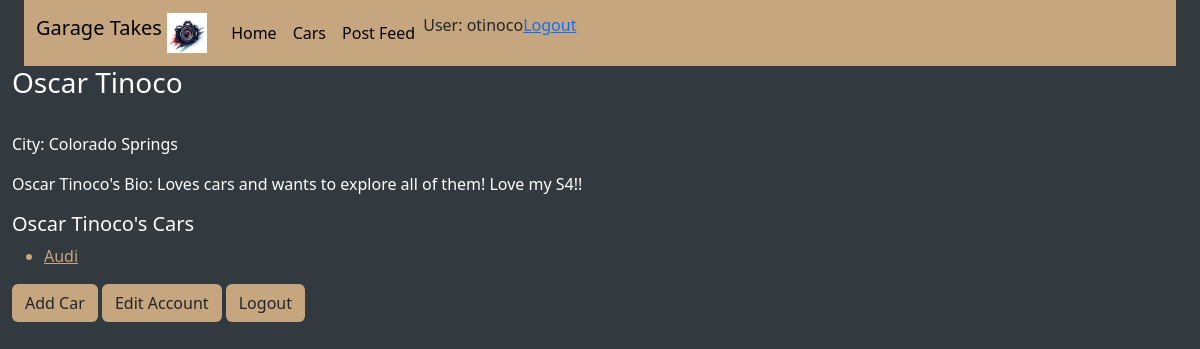
Before: /account_profile/1 (signed in) with the older database file.
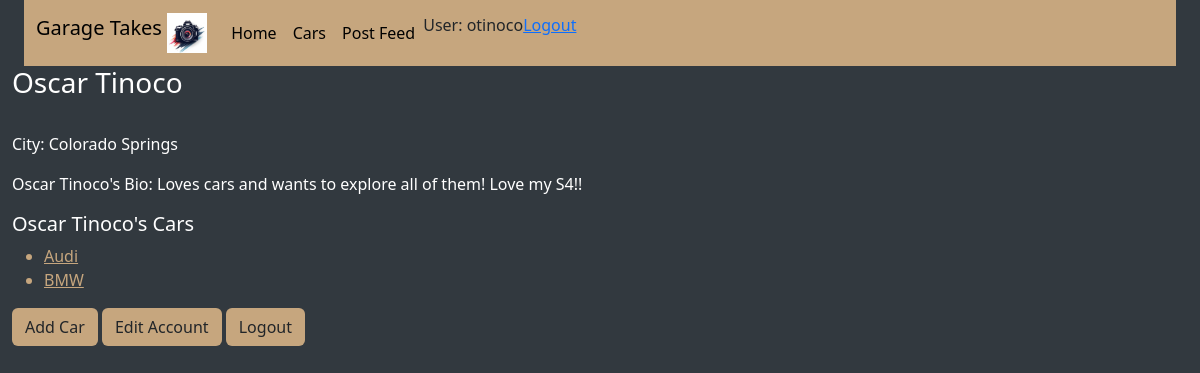
After: the same page with the newer database file.
### final_app/models.py (models this page shows, shortened)
class Car(models.Model):
    owner = models.ForeignKey(Account, null=True, on_delete=models.CASCADE, default=None)
    make = models.CharField(max_length=200)
    model = models.CharField(max_length=200)
    year = models.CharField(max_length=200)
    color = models.CharField(max_length=200)
    picture = models.ImageField(upload_to='uploads/', blank=True)
    def get_absolute_url(self):
        return reverse('car-detail', args=[str(self.id)])

### final_app/views.py (the view)
# urls.py: path('account_profile/<int:pk>', views.AccountDetailView.as_view(), name='account-profile'),
class AccountDetailView(LoginRequiredMixin, generic.DetailView):
   model = Account
   def get_context_data(self, **kwargs):
      context = super().get_context_data(**kwargs)
      context['account_cars'] = Car.objects.filter(owner_id=self.kwargs['pk'])
      return context

### final_app/templates/final_app/account_detail.html
{% extends 'final_app/base_template.html' %}
{% block content %}
<h3 style="color: #ffffff">{{ account.name }}</h3>
<br>
<p style="color: #ffffff">City: {{ account.city }}</p>
<p style="color: #ffffff">{{ account.name }}'s Bio: {{ account.bio }}</p>
<h5 style="color: #ffffff">{{ account.name}}'s Cars</h5>
{% if account_cars %}
<ul>
{% for car in account_cars %}
<li style="color: #C6A67E">
<a style="color: #C6A67E" href="{{ car.get_absolute_url }}">{{ car.make }}</a>
</li>
{% endfor %}
</ul>
{% else %}
<p>There are no cars saved to this account.</p>
{% endif %}
<a class="btn" style="background-color: #C6A67E" href="{% url 'create_car' %}" role="button">Add Car</a>
<a class="btn" style="background-color: #C6A67E" href="{% url 'edit_account' account.id %}" role="button">Edit Account</a>
<a class="btn" style="background-color: #C6A67E" href="{% url 'logout' %}" role="button">Logout</a>
<br><br><br><br><br><br><br><br><br><br><br><br><br><br><br><br><br><br><br><br><br><br><br><br><br><br><br><br><br><br><br><br><br>
{% endblock %}

Changed rows visible on the page:
added Car: make "BMW"
